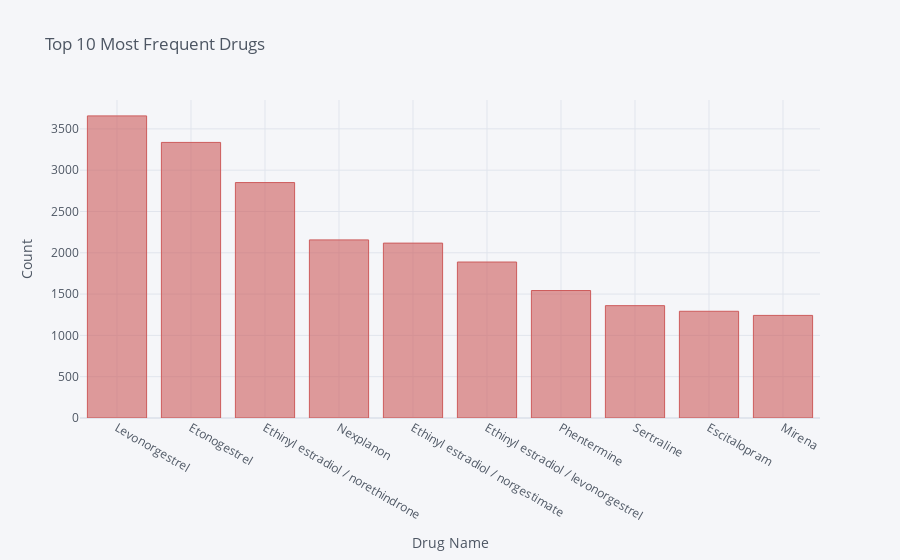

The notebook cell this image was saved under:
### Code cell
df_train.drugName.value_counts().iloc[:10].iplot(kind='bar', 
                                           title='Top 10 Most Frequent Drugs',
                                          xTitle='Drug Name',
                                          yTitle='Count',
                                          color='indianred')

### Figure 1 — Plotly figure (JSON) as saved in the notebook; plotly's stock layout.template omitted (floating-point values rounded to 4 significant figures)
{"data": [{"marker": {"color": "rgba(205, 92, 92, 0.6)", "line": {"color": "rgba(205, 92, 92, 1.0)", "width": 1}}, "name": "drugName", "orientation": "v", "text": "", "type": "bar", "x": ["Levonorgestrel", "Etonogestrel", "Ethinyl estradiol / norethindrone", "Nexplanon", "Ethinyl estradiol / norgestimate", "Ethinyl estradiol / levonorgestrel", "Phentermine", "Sertraline", "Escitalopram", "Mirena"], "y": [3657, 3336, 2850, 2156, 2117, 1888, 1543, 1360, 1292, 1242]}], "layout": {"legend": {"bgcolor": "#F5F6F9", "font": {"color": "#4D5663"}}, "paper_bgcolor": "#F5F6F9", "plot_bgcolor": "#F5F6F9", "title": {"font": {"color": "#4D5663"}, "text": "Top 10 Most Frequent Drugs"}, "xaxis": {"gridcolor": "#E1E5ED", "showgrid": true, "tickfont": {"color": "#4D5663"}, "title": {"font": {"color": "#4D5663"}, "text": "Drug Name"}, "zerolinecolor": "#E1E5ED"}, "yaxis": {"gridcolor": "#E1E5ED", "showgrid": true, "tickfont": {"color": "#4D5663"}, "title": {"font": {"color": "#4D5663"}, "text": "Count"}, "zerolinecolor": "#E1E5ED"}}}
